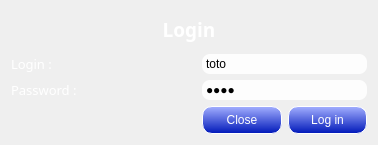
<?xml version="1.0" encoding="UTF-8"?>
<ui version="4.0">
 <class>LoginWindow</class>
 <widget class="QDialog" name="LoginWindow">
  <property name="geometry">
   <rect>
    <x>0</x>
    <y>0</y>
    <width>378</width>
    <height>145</height>
   </rect>
  </property>
  <property name="windowTitle">
   <string>Login</string>
  </property>
  <property name="styleSheet">
   <string notr="true">LoginWindow 
{
	border-image: url(./Img/dialog-background.jpg);
}</string>
  </property>
  <layout class="QGridLayout" name="gridLayout">
   <item row="0" column="0" colspan="3">
    <widget class="QLabel" name="loginTitleLabel">
     <property name="font">
      <font>
       <family>MS Reference Sans Serif</family>
       <pointsize>14</pointsize>
       <weight>75</weight>
       <bold>true</bold>
      </font>
     </property>
     <property name="styleSheet">
      <string notr="true">color: rgb(255, 255, 255);</string>
     </property>
     <property name="text">
      <string>Login</string>
     </property>
     <property name="alignment">
      <set>Qt::AlignCenter</set>
     </property>
    </widget>
   </item>
   <item row="2" column="0">
    <widget class="QLabel" name="passwordLabel">
     <property name="font">
      <font>
       <family>MS Reference Sans Serif</family>
       <pointsize>10</pointsize>
      </font>
     </property>
     <property name="styleSheet">
      <string notr="true">color: rgb(255, 255, 255);</string>
     </property>
     <property name="text">
      <string>Password :</string>
     </property>
    </widget>
   </item>
   <item row="1" column="0">
    <widget class="QLabel" name="loginLabel">
     <property name="font">
      <font>
       <family>MS Reference Sans Serif</family>
       <pointsize>10</pointsize>
      </font>
     </property>
     <property name="styleSheet">
      <string notr="true">color: rgb(255, 255, 255);</string>
     </property>
     <property name="text">
      <string>Login :</string>
     </property>
    </widget>
   </item>
   <item row="3" column="2">
    <widget class="QPushButton" name="loginPushButton">
     <property name="styleSheet">
      <string notr="true">QPushButton#loginPushButton
{
	color: rgb(255, 255, 255);
	background-color: qlineargradient(spread:pad, x1:1, y1:1, x2:1, y2:0, stop:0 rgba(0, 24, 185, 255), stop:1 rgba(163, 175, 255, 255));
	border-style: outset;
	border-width: 1px;
	border-radius: 10px;
	border-color: rgb(255, 255, 255);
	min-width: 4em;
	padding: 6px;
}

QPushButton#loginPushButton:hover
{
	background-color: qradialgradient(spread:pad, cx:0.5, cy:0.5, radius:0.5, fx:0.5, fy:0.5, stop:0 rgba(0, 148, 255, 255), stop:1 rgba(0, 8, 84, 255));
	border-style: inset;
}

 QPushButton#loginPushButton:pressed 
{
	background-color: qlineargradient(spread:pad, x1:0, y1:0, x2:0, y2:1, stop:0 rgba(0, 56, 183, 255), stop:1 rgba(135, 172, 255, 255));
     border-style: inset;
 }

</string>
     </property>
     <property name="text">
      <string>Log in</string>
     </property>
    </widget>
   </item>
   <item row="3" column="0">
    <widget class="QLabel" name="serverResponseLabel">
     <property name="minimumSize">
      <size>
       <width>185</width>
       <height>0</height>
      </size>
     </property>
     <property name="font">
      <font>
       <family>MS Reference Sans Serif</family>
       <pointsize>10</pointsize>
       <weight>75</weight>
       <bold>true</bold>
      </font>
     </property>
     <property name="styleSheet">
      <string notr="true">color: rgb(255, 255, 255);</string>
     </property>
     <property name="text">
      <string/>
     </property>
    </widget>
   </item>
   <item row="2" column="1" colspan="2">
    <widget class="QLineEdit" name="passwordLineEdit">
     <property name="styleSheet">
      <string notr="true">background-color: rgba(255, 255, 255, 230);
border-width: 2px;
border-radius: 8px;
border-color: rgb(0, 0, 0);
min-width: 10em;
padding: 2px;</string>
     </property>
     <property name="inputMask">
      <string/>
     </property>
     <property name="text">
      <string>poil</string>
     </property>
     <property name="maxLength">
      <number>256</number>
     </property>
     <property name="echoMode">
      <enum>QLineEdit::Password</enum>
     </property>
    </widget>
   </item>
   <item row="1" column="1" colspan="2">
    <widget class="QLineEdit" name="loginLineEdit">
     <property name="styleSheet">
      <string notr="true">background-color: rgba(255, 255, 255, 230);
border-width: 2px;
border-radius: 8px;
border-color: rgb(0, 0, 0);
min-width: 10em;
padding: 2px;</string>
     </property>
     <property name="text">
      <string>toto</string>
     </property>
     <property name="maxLength">
      <number>256</number>
     </property>
    </widget>
   </item>
   <item row="3" column="1">
    <widget class="QPushButton" name="closePushButton">
     <property name="styleSheet">
      <string notr="true">QPushButton#closePushButton
{
	color: rgb(255, 255, 255);
	background-color: qlineargradient(spread:pad, x1:1, y1:1, x2:1, y2:0, stop:0 rgba(0, 24, 185, 255), stop:1 rgba(163, 175, 255, 255));
	border-style: outset;
	border-width: 1px;
	border-radius: 10px;
	border-color: rgb(255, 255, 255);
	min-width: 4em;
	padding: 6px;
}

QPushButton#closePushButton:hover
{
	background-color: qradialgradient(spread:pad, cx:0.5, cy:0.5, radius:0.5, fx:0.5, fy:0.5, stop:0 rgba(0, 148, 255, 255), stop:1 rgba(0, 8, 84, 255));
	border-style: inset;
}

 QPushButton#closePushButton:pressed 
{
	background-color: qlineargradient(spread:pad, x1:0, y1:0, x2:0, y2:1, stop:0 rgba(0, 56, 183, 255), stop:1 rgba(135, 172, 255, 255));
     border-style: inset;
 }

</string>
     </property>
     <property name="text">
      <string>Close</string>
     </property>
    </widget>
   </item>
  </layout>
 </widget>
 <layoutdefault spacing="6" margin="11"/>
 <tabstops>
  <tabstop>loginLineEdit</tabstop>
  <tabstop>passwordLineEdit</tabstop>
  <tabstop>loginPushButton</tabstop>
  <tabstop>closePushButton</tabstop>
 </tabstops>
 <resources/>
 <connections/>
</ui>
